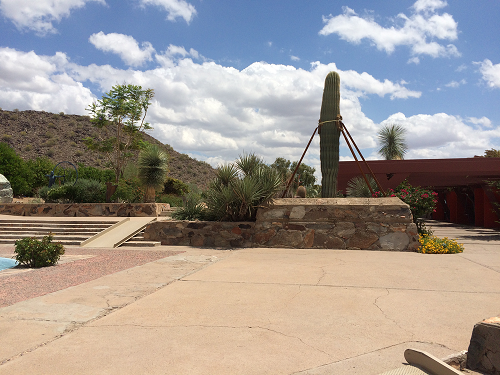
#> input picture 计算机视觉/opencv/img/left_01.png, 500 x 375 px
$ python picSplicing.py
#> lines starting #> are read from the running program, lines starting #| are printed output that depends on the picture
# -*- coding: utf-8 -*-
"""
Created on Sat Oct 12 10:30:21 2019

@author: Coffee
"""
import numpy as np
import cv2

def cv_show(name,img):
    cv2.imshow(name, img)
    cv2.waitKey(0)
    cv2.destroyAllWindows()

def detectAndDescribe( image):
    # 将彩色图片转换成灰度图
    gray = cv2.cvtColor(image, cv2.COLOR_BGR2GRAY)
    orb = cv2.ORB_create()
    print('start to get detect')
    # find the keypoints with ORB
    kps = orb.detect(image,None)
    # compute the descriptors with ORB
    (kps, features) = orb.compute(image, kps)
    # 检测SIFT特征点，并计算描述子
   # (kps, features) = orb.detectAndCompute(image, None)
    # 将结果转换成NumPy数组
    kps = np.float32([kp.pt for kp in kps])

    # 返回特征点集，及对应的描述特征
    return (kps, features)

def matchKeypoints(kpsA, kpsB, featuresA, featuresB, ratio, reprojThresh):
    # 建立暴力匹配器
    matcher = cv2.BFMatcher()

    # 使用KNN检测来自A、B图的SIFT特征匹配对，K=2
    rawMatches = matcher.knnMatch(featuresA, featuresB, 2)

    matches = []
    for m in rawMatches:
        # 当最近距离跟次近距离的比值小于ratio值时，保留此匹配对
        if len(m) == 2 and m[0].distance < m[1].distance * ratio:
        # 存储两个点在featuresA, featuresB中的索引值
            matches.append((m[0].trainIdx, m[0].queryIdx))

    # 当筛选后的匹配对大于4时，计算视角变换矩阵
    if len(matches) > 4:
        # 获取匹配对的点坐标
        ptsA = np.float32([kpsA[i] for (_, i) in matches])
        ptsB = np.float32([kpsB[i] for (i, _) in matches])

        # 计算视角变换矩阵
        (H, status) = cv2.findHomography(ptsA, ptsB, cv2.RANSAC, reprojThresh)

        # 返回结果
        return (matches, H, status)

    # 如果匹配对小于4时，返回None
    return None
#图片拼接
#1.读入图片
imageA = cv2.imread("img/left_01.png")
#> imageA is the input picture: shape (375, 500, 3); mean B, G, R 145.3, 151, 158.9
imageB = cv2.imread("img/right_01.png")
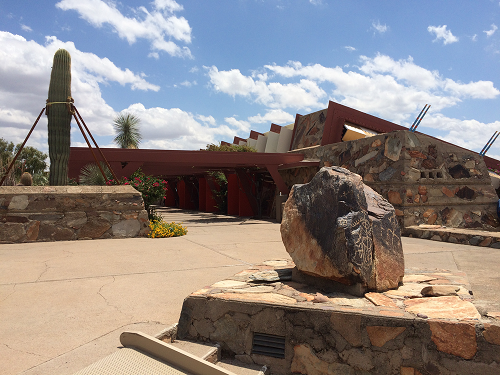
#> input picture 计算机视觉/opencv/img/right_01.png, 500 x 375 px
#> imageB is the input picture: shape (375, 500, 3); mean B, G, R 133.3, 135, 142.6

ratio=0.75
reprojThresh=4.0
#2.获取图片特征点
(kpsA, featuresA) = detectAndDescribe(imageA)
#> in detectAndDescribe, `gray = cv2.cvtColor(image, cv2.COLOR_BGR2GRAY)`:
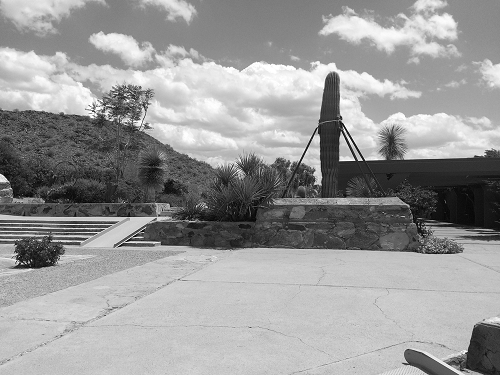
#> gray: shape (375, 500); min 0, max 255, mean 152.7
#> in detectAndDescribe, `kps = orb.detect(image,None)`: kps = 500 keypoints; strongest (x, y, size): (353, 160, 31), (359, 160, 31), (340, 160, 31), (341, 160, 37.2)
#> in detectAndDescribe, `kps = np.float32([kp.pt for kp in kps])`: kps = 500 pairs, first value 31 to 462, second value 63.36 to 264.4
#> kpsA has the same summary as kps in detectAndDescribe
(kpsB, featuresB) = detectAndDescribe(imageB)
#> in detectAndDescribe (call 2), `gray = cv2.cvtColor(image, cv2.COLOR_BGR2GRAY)`:
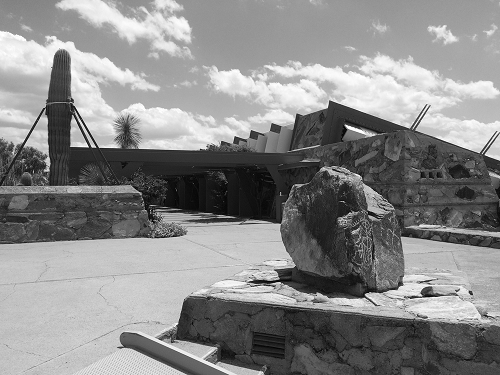
#> gray: shape (375, 500); min 0, max 255, mean 137.1
#> in detectAndDescribe (call 2), `kps = orb.detect(image,None)`: kps = 500 keypoints; strongest (x, y, size): (86, 146, 31), (93, 146, 31), (85, 143, 37.2), (366, 294, 31)
#> in detectAndDescribe (call 2), `kps = np.float32([kp.pt for kp in kps])`: kps = 500 pairs, first value 42 to 459, second value 48.96 to 342
#> kpsB has the same summary as kps in detectAndDescribe
#3.暴力匹配图片
M = matchKeypoints(kpsA, kpsB, featuresA, featuresB, ratio, reprojThresh)
#> in matchKeypoints, `rawMatches = matcher.knnMatch(featuresA, featuresB, 2)`: rawMatches = 500 matches
#> after the loop in matchKeypoints, `for m in rawMatches:`: matches = 27 pairs, first value 13 to 472, second value 15 to 460
#> in matchKeypoints, `ptsA = np.float32([kpsA[i] for (_, i) in matches])`: ptsA = 27 pairs, first value 243.9 to 423.4, second value 72 to 226.1
#> in matchKeypoints, `ptsB = np.float32([kpsB[i] for (i, _) in matches])`: ptsB = 27 pairs, first value 44.4 to 433.4, second value 48.96 to 290.9
#> in matchKeypoints, `(H, status) = cv2.findHomography(ptsA, ptsB, cv2.RANSAC, reprojThresh)`: H = [[-4.36, -0.641, 1364.1], [-1.21, -3.84, 572.6], [-0.00728, -0.0104, 1]]; status = 27 values, max 1 at index 0, min 0 at index 1, mean 0.704

# 如果返回结果为空，没有匹配成功的特征点，退出算法
#if M is None:
#    return

# 否则，提取匹配结果
# H是3x3视角变换矩阵
(matches, H, status) = M

#4.将图片A做视角转换
result = cv2.warpPerspective(imageA, H, (imageA.shape[1] + imageB.shape[1], imageA.shape[0]))
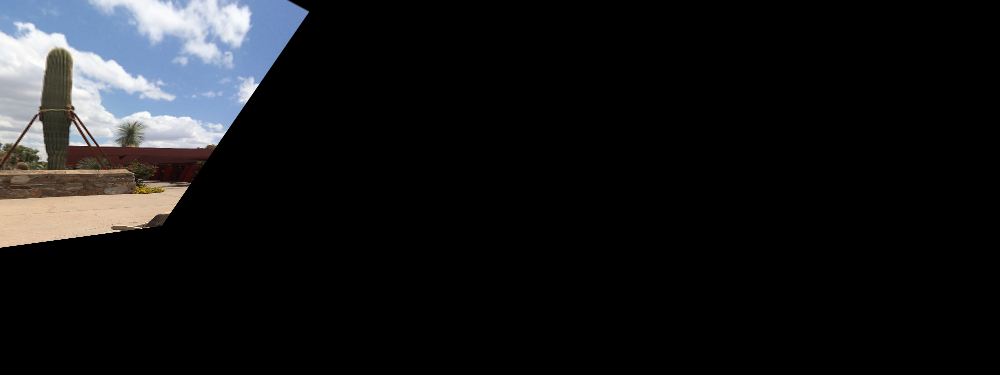
#> result: shape (375, 1000, 3); mean B, G, R 25, 23.5, 22.9
cv_show('result', result)

#5.图片拼接
# 将图片B传入result图片最左端
result[0:imageB.shape[0], 0:imageB.shape[1]] = imageB
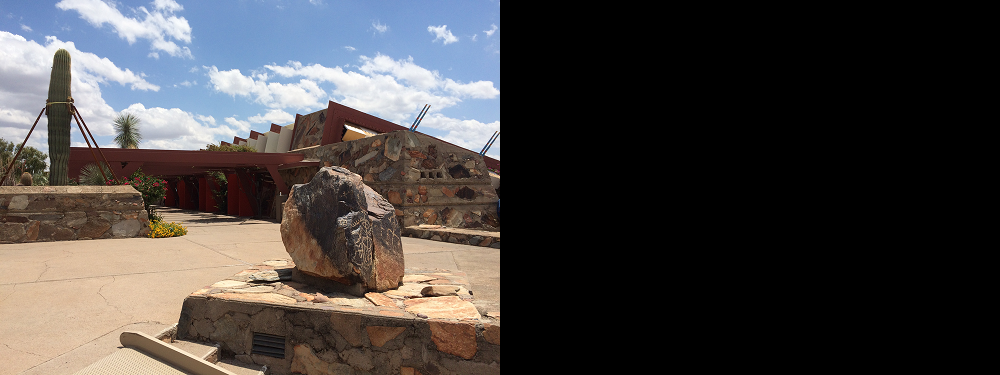
#> result: shape (375, 1000, 3); mean B, G, R 66.7, 67.5, 71.3
cv_show('result2', result)
